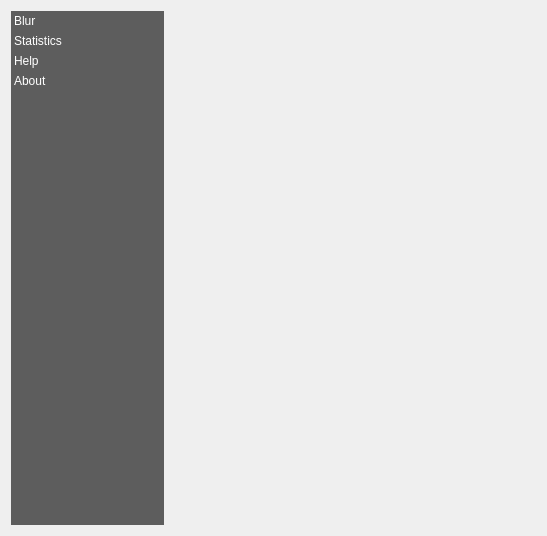
<?xml version="1.0" encoding="UTF-8"?>
<ui version="4.0">
 <class>BlurringDialogBase</class>
 <widget class="QDialog" name="BlurringDialogBase">
  <property name="geometry">
   <rect>
    <x>0</x>
    <y>0</y>
    <width>547</width>
    <height>536</height>
   </rect>
  </property>
  <property name="windowTitle">
   <string>Blurring</string>
  </property>
  <layout class="QHBoxLayout" name="horizontalLayout_2">
   <item>
    <widget class="QListWidget" name="listWidget">
     <property name="sizePolicy">
      <sizepolicy hsizetype="Minimum" vsizetype="Expanding">
       <horstretch>0</horstretch>
       <verstretch>0</verstretch>
      </sizepolicy>
     </property>
     <property name="minimumSize">
      <size>
       <width>100</width>
       <height>200</height>
      </size>
     </property>
     <property name="maximumSize">
      <size>
       <width>153</width>
       <height>16777215</height>
      </size>
     </property>
     <property name="styleSheet">
      <string notr="true">QListWidget{
	background-color: rgb(69, 69, 69, 220);
	outline: 0;
}
QListWidget::item {
	color: white;
	padding: 3px;
}
QListWidget::item::selected {
	color: black;
	background-color:palette(Window);
    padding-right: 0px;
}</string>
     </property>
     <property name="frameShape">
      <enum>QFrame::Box</enum>
     </property>
     <property name="lineWidth">
      <number>0</number>
     </property>
     <property name="iconSize">
      <size>
       <width>32</width>
       <height>32</height>
      </size>
     </property>
     <property name="uniformItemSizes">
      <bool>true</bool>
     </property>
     <property name="currentRow">
      <number>-1</number>
     </property>
     <item>
      <property name="text">
       <string>Blur</string>
      </property>
      <property name="icon">
       <iconset resource="../resources.qrc">
        <normaloff>:/plugins/Blurring/resources/blur.png</normaloff>:/plugins/Blurring/resources/blur.png</iconset>
      </property>
     </item>
     <item>
      <property name="text">
       <string>Statistics</string>
      </property>
      <property name="icon">
       <iconset resource="../resources.qrc">
        <normaloff>:/plugins/Blurring/resources/sigma.png</normaloff>:/plugins/Blurring/resources/sigma.png</iconset>
      </property>
     </item>
     <item>
      <property name="text">
       <string>Help</string>
      </property>
      <property name="icon">
       <iconset resource="../resources.qrc">
        <normaloff>:/plugins/Blurring/resources/about.png</normaloff>:/plugins/Blurring/resources/about.png</iconset>
      </property>
     </item>
     <item>
      <property name="text">
       <string>About</string>
      </property>
      <property name="icon">
       <iconset resource="../resources.qrc">
        <normaloff>:/plugins/Blurring/resources/info.png</normaloff>:/plugins/Blurring/resources/info.png</iconset>
      </property>
     </item>
    </widget>
   </item>
   <item>
    <layout class="QVBoxLayout" name="verticalLayout_5">
     <item>
      <widget class="QgsMessageBar" name="messageBar" native="true"/>
     </item>
     <item>
      <widget class="QStackedWidget" name="stackedWidget">
       <property name="currentIndex">
        <number>1</number>
       </property>
       <widget class="BlurWidget" name="blur">
        <layout class="QVBoxLayout" name="verticalLayout"/>
       </widget>
       <widget class="StatsWidget" name="statistics"/>
       <widget class="QWidget" name="help">
        <widget class="QLabel" name="label">
         <property name="geometry">
          <rect>
           <x>70</x>
           <y>20</y>
           <width>56</width>
           <height>15</height>
          </rect>
         </property>
         <property name="text">
          <string>Help soon</string>
         </property>
        </widget>
       </widget>
       <widget class="QWidget" name="about">
        <widget class="QLabel" name="label_2">
         <property name="geometry">
          <rect>
           <x>100</x>
           <y>60</y>
           <width>56</width>
           <height>15</height>
          </rect>
         </property>
         <property name="text">
          <string>About soon</string>
         </property>
        </widget>
       </widget>
      </widget>
     </item>
    </layout>
   </item>
  </layout>
 </widget>
 <customwidgets>
  <customwidget>
   <class>QgsMessageBar</class>
   <extends>QWidget</extends>
   <header>qgis/gui.h</header>
   <container>1</container>
  </customwidget>
  <customwidget>
   <class>BlurWidget</class>
   <extends>QWidget</extends>
   <header>blur_dialog.h</header>
   <container>1</container>
  </customwidget>
  <customwidget>
   <class>StatsWidget</class>
   <extends>QWidget</extends>
   <header>stats_dialog.h</header>
   <container>1</container>
  </customwidget>
 </customwidgets>
 <resources>
  <include location="../../QuickOSM/resources.qrc"/>
  <include location="../resources.qrc"/>
 </resources>
 <connections>
  <connection>
   <sender>listWidget</sender>
   <signal>currentRowChanged(int)</signal>
   <receiver>stackedWidget</receiver>
   <slot>setCurrentIndex(int)</slot>
   <hints>
    <hint type="sourcelabel">
     <x>80</x>
     <y>313</y>
    </hint>
    <hint type="destinationlabel">
     <x>453</x>
     <y>313</y>
    </hint>
   </hints>
  </connection>
 </connections>
</ui>
